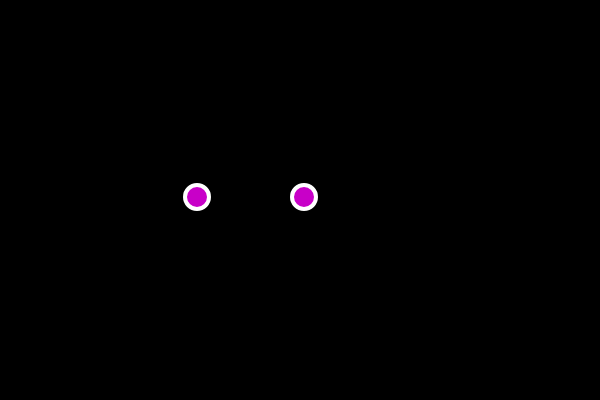
Frame 1 (no input)
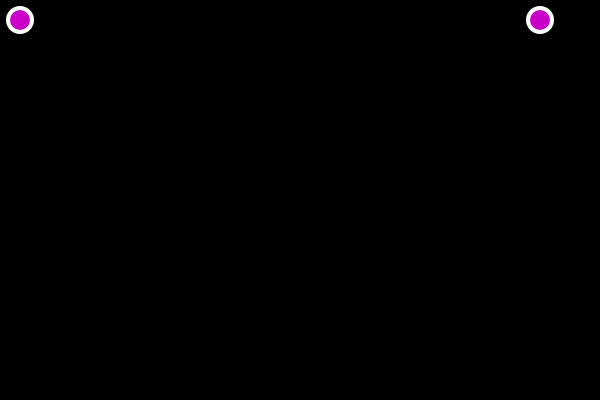
Frame 60 (no input)
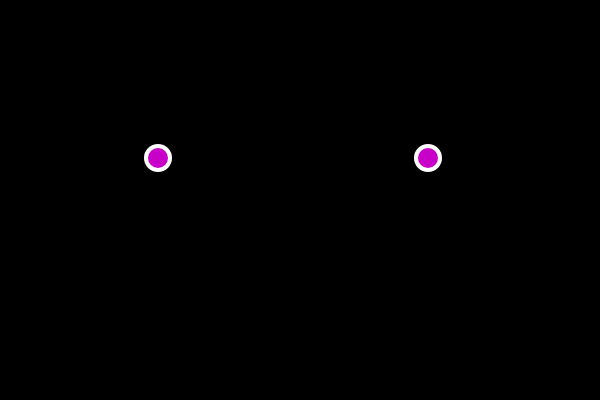
Frame 120 (the mouse pressed at the canvas centre since frame 60)

The p5.js sketch that drew these frames (run headless with seeded random() and noise() and a simulated clock; from frame 60 on, the mouse is pressed at the canvas centre):

// p5.js sketch
// ── sketch.js
// Function Basics
// Code! Programming with p5.js
// The Coding Train / Daniel Shiffman
// https://thecodingtrain.com/beginners/p5js/5.1-function-basics.html
// https://youtu.be/wRHAitGzBrg
// https://editor.p5js.org/codingtrain/sketches/omHOuJY1

var ball = {
  x: 300,
  y: 200,
  xspeed: 4,
  yspeed: -3
};

function setup() {
  createCanvas(600, 400);
}

function draw() {
  background(0);
  Move();
  bounce();
  display(ball.x, ball.y);
  display(ball. y, ball.y);
}

function bounce() {
  if (ball.x > width || ball.x < 0) {
    ball.xspeed = ball.xspeed * -1;
  }

  if (ball.y > height || ball.y < 0) {
    ball.yspeed = ball.yspeed * -1;
  }
}

function display(x, y) {
  stroke(255);
  strokeWeight(4);
  fill(200, 0, 200);
  ellipse(x, y, 24, 24);
}

function Move() {
  ball.x = ball.x + ball.xspeed;
  ball.y = ball.y + ball.yspeed;
}
